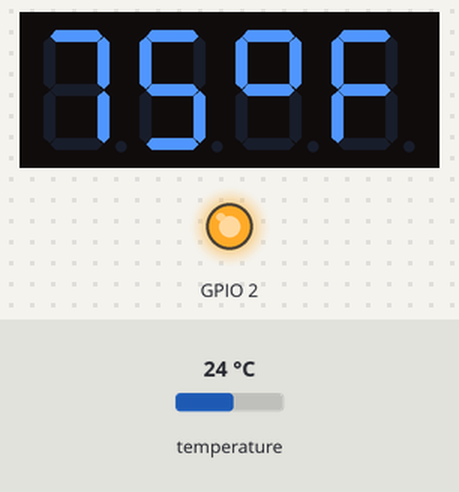
A sketch run on a simulated ESP8266 (Wemos D1 mini). On the bench: 4-digit seven-segment display, output pins drawn as LEDs (lit = HIGH). The test bench sets the inputs (shaded band); at power-on: temperature 24 °C. WiFi joins after 1.5 s; servers stay silent unless stated; what the sketch prints to the serial monitor is not drawn.

Above: at 1.7 s.
1.8 s: temperature set to 41 °C
At 3.2 s:
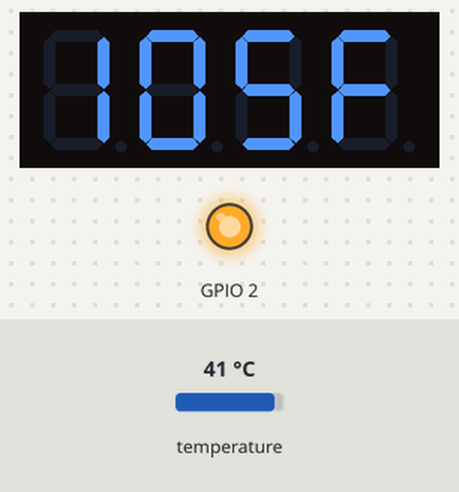
3.9 s: temperature set to 12 °C
At 5.0 s:
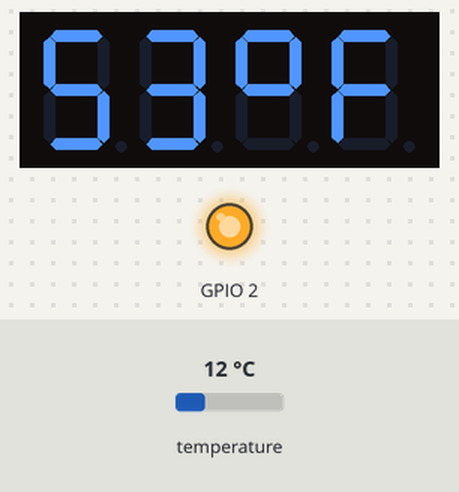
6.0 s: temperature set to 19 °C
At 8.1 s:
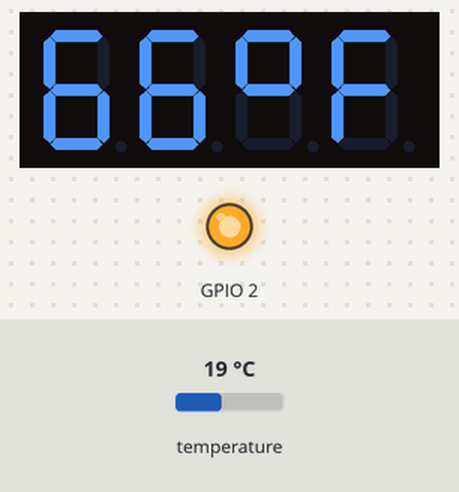
Timing chart, 0 to 9.6 s (numbered marks = the images above; inputs shaded):
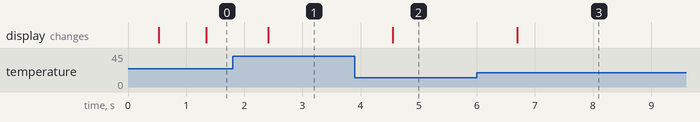

Measured:
- after the input at 1.8 s, the display: changes after 0.62 s (image 1)
- after the input at 3.9 s, the display: changes after 0.66 s (image 2)
- after the input at 6.0 s, the display: changes after 0.69 s (image 3)

The sketch:

Attic_Thermometer_may12a.ino
```cpp
#include "arduino_secrets.h"
/*
  Sketch generated by the Arduino IoT Cloud Thing "Thermometer"
  https://create.arduino.cc/cloud/things/642dc8bd-8edc-469a-8c27-276398534e2b

  Arduino IoT Cloud Variables description

  The following variables are automatically generated and updated when changes are made to the Thing

  float attic_temp;
  float attic_temp_mean;
  CloudTemperatureSensor atticTemperature;
  int attic_temp_n;

  Variables which are marked as READ/WRITE in the Cloud Thing will also have functions
  which are called when their values are changed from the Dashboard.
  These functions are generated with the Thing and added at the end of this sketch.
*/

/*

  Wemos D1 Mini Pin Connections

  +-----+--------+-------+----------------+
  | Pin | ESP    | Use   |
  +-----+--------+-------+----------------+
  | RST | RST    | Reset |
  +-----+--------+-------+----------------+
  | A0  | A0     | ADC   |
  +-----+--------+-------+----------------+
  | D0  | GPIO16 | WAKE  |
  +-----+--------+-------+----------------+
  | D5  | GPIO14 | SCLK  | LED display DIO
  +-----+--------+-------+----------------+
  | D6  | GPIO12 | MISO  | LED display CLK
  +-----+--------+-------+----------------+
  | D7  | GPIO13 | MOSI  |
  +-----+--------+-------+----------------+
  | D8  | GPIO15 | CS    |
  +-----+--------+-------+----------------+
  | 3V3 | 3.3V   |       |
  +-----+--------+-------+----------------+
  | TX  | GPIO1  | TX    |
  +-----+--------+-------+----------------+
  | RX  | GPIO3  | RX    |
  +-----+--------+-------+----------------+
  | D1  | GPIO5  | SCL   |
  +-----+--------+-------+----------------+
  | D2  | GPIO4  | SDA   | OneWire Bus
  +-----+--------+-------+----------------+
  | D3  | GPIO0  | FLASH |
  +-----+--------+-------+----------------+
  | D4  | GPIO2  | LED   | sync cue
  +-----+--------+-------+----------------+
  | G   | GND    | GND   | ground
  +-----+--------+-------+----------------+
  | 5V  | N/A    | VCC   | LED VCC
  +-----+--------+-------+----------------+

*/

#include "thingProperties.h"
// standard library headers
#include <OneWire.h>
#include <DallasTemperature.h>  // Dallas Temperature Requires OneWire

// define options
#define LED1

// project library headers
#include "led_utils.h"
#include "serial_utils.h"

// Data wire is plugged into port D2 on the Wemos D1 mini
#define ONE_WIRE_BUS 4  // GPIO4 -> D2
#define TEMPERATURE_PRECISION 12

// Setup a oneWire instance to communicate with any OneWire devices (not just Maxim/Dallas temperature ICs)
OneWire oneWire(ONE_WIRE_BUS);

// Pass our oneWire reference to Dallas Temperature.
DallasTemperature sensors(&oneWire);

const int array_size = 5;
DeviceAddress therm[array_size];
int no_therm;      // total number of sensors
int no_therm_sum;  // number of sensors, excluding probe
int idx_probe = -1;

void setup() {
  // initialize on-board LED
  pinMode(LED_BUILTIN, OUTPUT);  // Initialize the LED_BUILTIN pin as an output
  digitalWrite(LED_BUILTIN, LOW);

  serial_init();
  LED_init();

  Serial.println();
  Serial.println(weldiv);
  Serial.println("Dallas Temperature IC Control Library Demo");
  Serial.println(weldiv);

  // Defined in thingProperties.h
  initProperties();

  // Connect to Arduino IoT Cloud
  ArduinoCloud.begin(ArduinoIoTPreferredConnection);

  /*
     The following function allows you to obtain more information
     related to the state of network and IoT Cloud connection and errors
     the higher number the more granular information you’ll get.
     The default is 0 (only errors).
     Maximum is 4
  */
  setDebugMessageLevel(2);
  ArduinoCloud.printDebugInfo();

  // Start up the library
  sensors.begin();

  // locate devices on the bus
  Serial.print("Locating devices...");
  Serial.print("Found ");
  no_therm = sensors.getDeviceCount();
  no_therm_sum = no_therm;
  Serial.print(no_therm);
  Serial.println(" devices.");

  Serial.print("Checking number of sensors vs array length: ");
  if (no_therm > array_size) {
    Serial.println("ERROR, make array larger!");
  } else {
    Serial.print("OK ");
    Serial.print(no_therm);
    Serial.print(" < ");
    Serial.println(array_size);
  }

  // report parasite power requirements
  Serial.print("Parasite power is: ");
  if (sensors.isParasitePowerMode()) Serial.println("ON");
  else Serial.println("OFF");

  oneWire.reset_search();
  for (int i = 0; i < no_therm; i++) {
    if (!oneWire.search(therm[i])) {
      Serial.print("Unable to find address for sensor ");
      Serial.println(i);
    } else {
      Serial.print("Device ");
      Serial.print(i);
      Serial.print(" Address: ");
      printAddress(therm[i]);
      Serial.println();
    }
  }

  for (int i = 0; i < no_therm; i++) {
    // set the resolution to 9 bit per device
    sensors.setResolution(therm[i], TEMPERATURE_PRECISION);

    Serial.print("Device ");
    Serial.print(i);
    Serial.print(" Resolution: ");
    Serial.print(sensors.getResolution(therm[i]), DEC);
    Serial.println();
  }

  // clear displays
  display.clear();
  digitalWrite(LED_BUILTIN, HIGH);  // Turn the LED off by making the voltage HIGH
}

// function to print a device address
void printAddress(DeviceAddress deviceAddress) {
  for (uint8_t i = 0; i < 8; i++) {
    // zero pad the address if necessary
    if (deviceAddress[i] < 16) Serial.print("0");
    Serial.print(deviceAddress[i], HEX);
  }
}

// function to print the temperature for a device
void printTemperature(DeviceAddress deviceAddress) {
  float tempC = sensors.getTempC(deviceAddress);
  if (tempC == DEVICE_DISCONNECTED_C) {
    Serial.println("Error: Could not read temperature data");
    return;
  }
  Serial.print("Temp C: ");
  Serial.print(tempC);
  Serial.print(" Temp F: ");
  Serial.print(DallasTemperature::toFahrenheit(tempC));
}

// function to print a device's resolution
void printResolution(DeviceAddress deviceAddress) {
  Serial.print("Resolution: ");
  Serial.print(sensors.getResolution(deviceAddress));
  Serial.println();
}

// main function to print information about a device
void printData(DeviceAddress deviceAddress) {
  Serial.print(" Device Address: ");
  printAddress(deviceAddress);
  Serial.print(" ");
  printTemperature(deviceAddress);
  Serial.println();
}

void loop() {
  ArduinoCloud.update();
  // Your code here
  float atempC[array_size];
  float atempF[array_size];
  float tempF_sum = 0;
  float tempF_mean = 0;
  float tempF_std = 0;
  float tempF_var_sum = 0;
  float tempF_var_mean = 0;

  // call sensors.requestTemperatures() to issue a global temperature
  // request to all devices on the bus
  Serial.print("Requesting temperatures... ");
  sensors.requestTemperatures();
  Serial.println("OK");

  // print the device information
  for (int i = 0; i < no_therm; i++) {
    printData(therm[i]);
    atempC[i] = sensors.getTempC(therm[i]);
    atempF[i] = sensors.getTempF(therm[i]);
    if (i != idx_probe) {
      tempF_sum += atempF[i];
    }
  }
  tempF_mean = tempF_sum / no_therm_sum;

  // print average temperature and calculate standard deviation
  if (no_therm_sum > 1) {
    Serial.print("Average temperature = ");
    Serial.print(tempF_mean);
    for (int i = 0; i < no_therm; i++) {
      if (i != idx_probe) {
        tempF_var_sum += sq(atempF[i] - tempF_mean);
      }
    }
    tempF_var_mean = tempF_var_sum / no_therm_sum;
    tempF_std = sqrt(tempF_var_mean);
    Serial.print(" +/- ");
    Serial.print(tempF_std);
    Serial.print(" °F");
    Serial.print(" (N = ");
    Serial.print(no_therm_sum);
    Serial.println(")");
  }
  if (no_therm_sum > 0) {
    // update LED display
    if ((tempF_mean >= 0) && (tempF_mean < 100)) {
      display.setSegments(SEG_degF, 2, 2);
      display.showNumberDec(tempF_mean, false, 2, 0);
    }

    if ((tempF_mean >= 100) || ((tempF_mean < 0) && (tempF_mean > -100))) {
      display.setSegments(SEG_letF, 1, 3);
      display.showNumberDec(tempF_mean, false, 3, 0);
    }

    if (tempF_mean <= -100) {
      display.showNumberDec(tempF_mean, false, 4, 0);
    }
  } else {
    display.setSegments(SEG_bad, 4, 0);
    Serial.println(" No temperature sensors found!");
  }

  delay(PRINT_DELAY);

  atticTemperature = tempF_mean;
}

/*
  Since AtticTempMean is READ_WRITE variable, onAtticTempMeanChange() is
  executed every time a new value is received from IoT Cloud.
*/
void onAtticTempMeanChange() {
  // Add your code here to act upon AtticTempMean change
}
```

arduino_secrets.h
```cpp
#define SECRET_DEVICE_KEY ""
#define SECRET_OPTIONAL_PASS ""
#define SECRET_SSID ""
```

thingProperties.h
```cpp
// Code generated by Arduino IoT Cloud, DO NOT EDIT.

#include <ArduinoIoTCloud.h>
#include <Arduino_ConnectionHandler.h>

const char DEVICE_LOGIN_NAME[]  = "de530117-eb95-412f-b3cc-82e6110fa19f";

const char SSID[]               = SECRET_SSID;    // Network SSID (name)
const char PASS[]               = SECRET_OPTIONAL_PASS;    // Network password (use for WPA, or use as key for WEP)
const char DEVICE_KEY[]  = SECRET_DEVICE_KEY;    // Secret device password

void onAtticTempMeanChange();

float attic_temp;
float attic_temp_mean;
CloudTemperatureSensor atticTemperature;
int attic_temp_n;

void initProperties(){

  ArduinoCloud.setBoardId(DEVICE_LOGIN_NAME);
  ArduinoCloud.setSecretDeviceKey(DEVICE_KEY);
  ArduinoCloud.addProperty(attic_temp, READ, 5 * SECONDS, NULL);
  ArduinoCloud.addProperty(attic_temp_mean, READWRITE, 5 * SECONDS, onAtticTempMeanChange);
  ArduinoCloud.addProperty(atticTemperature, READ, ON_CHANGE, NULL);
  ArduinoCloud.addProperty(attic_temp_n, READ, ON_CHANGE, NULL);

}

WiFiConnectionHandler ArduinoIoTPreferredConnection(SSID, PASS);
```
